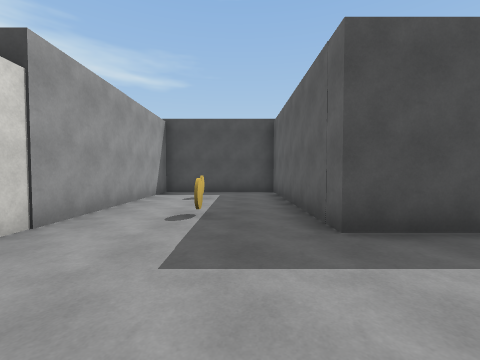
view 1 (above)

18 first-person views from a walk through a scene from a Unity 3-D project. The camera is 1.4 m above the floor, tilts 2° down and sees 90° across. The floor is counted in squares, 2 m on a side. Each view is taken from the middle of a square. On the plan, view 1 faces up. The plan holds only what a view shows up to about 9 squares ahead; the rest is blank. The place goes on beyond the plan. The player character is not drawn. Some animated figures are not drawn. Surface patterns are stand-ins for the level's own textures.

view 2
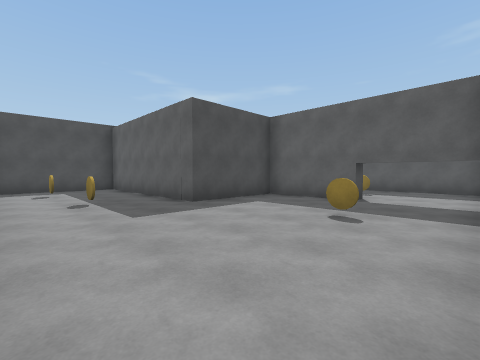

view 3
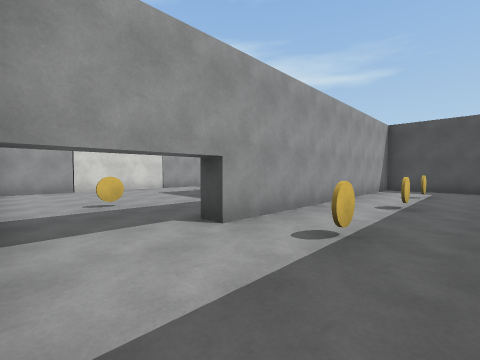

view 4
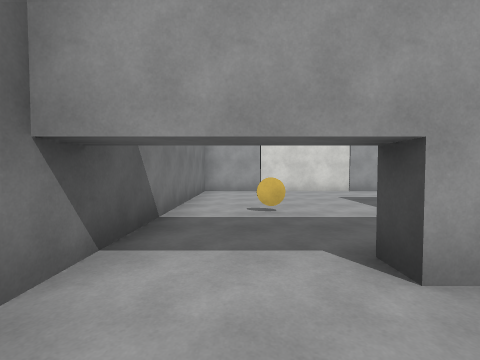

view 5
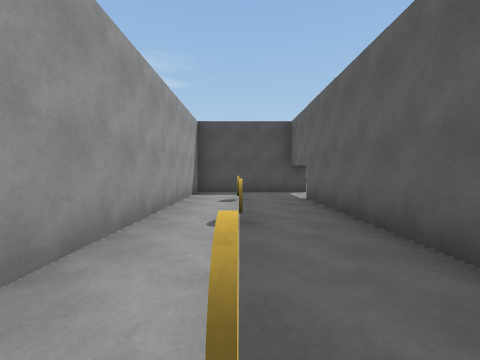

view 6
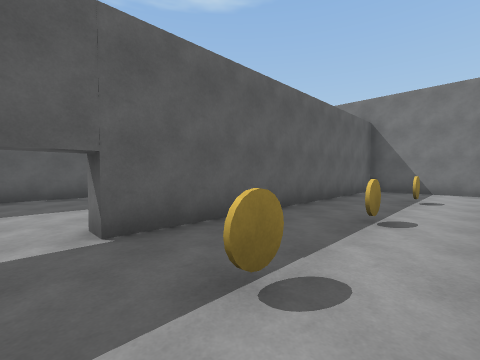

view 7
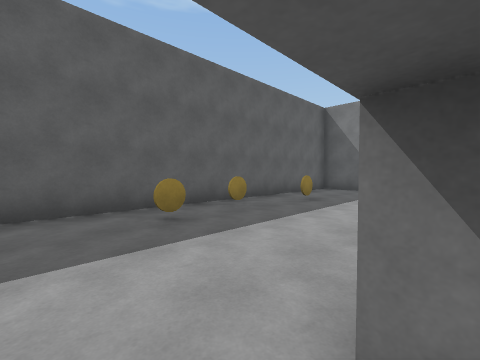

view 8
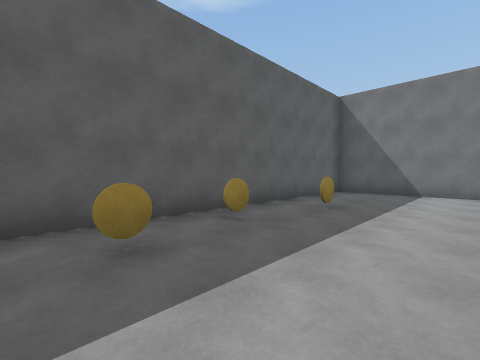

view 9
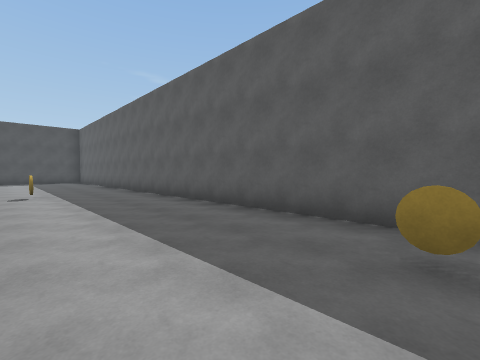

view 10
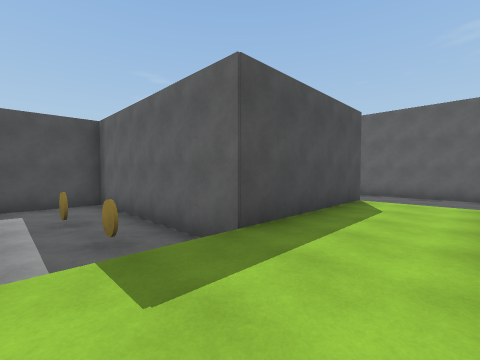

view 11
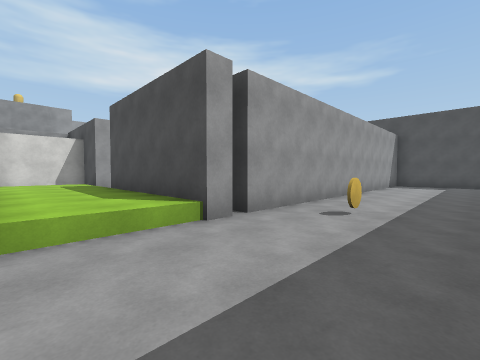

view 12
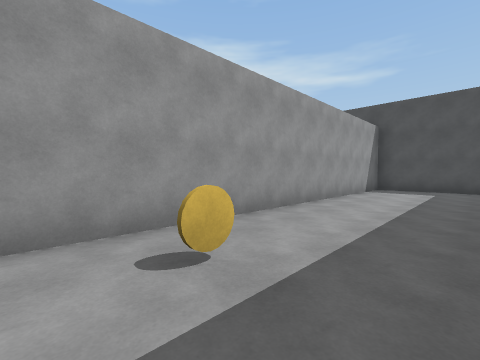

view 13
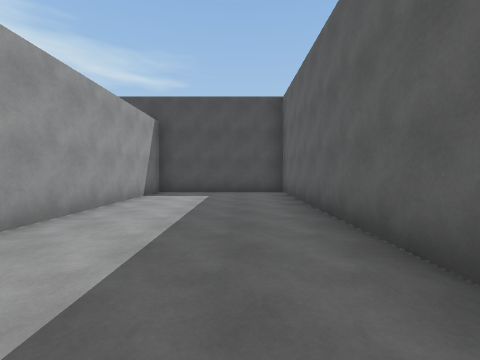

view 14
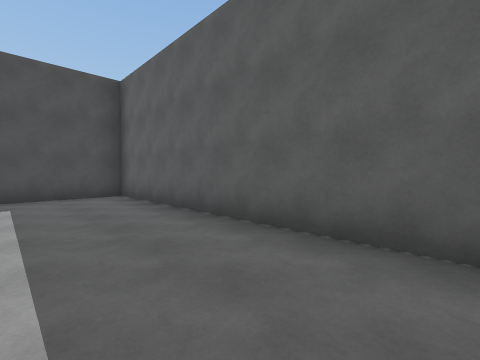

view 15
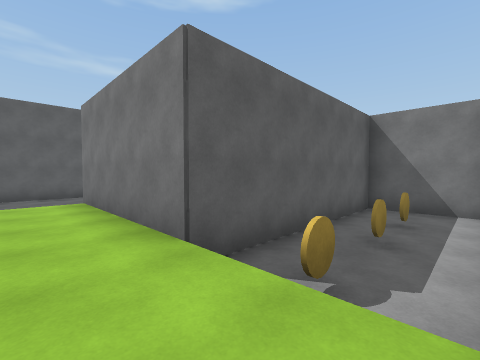

view 16
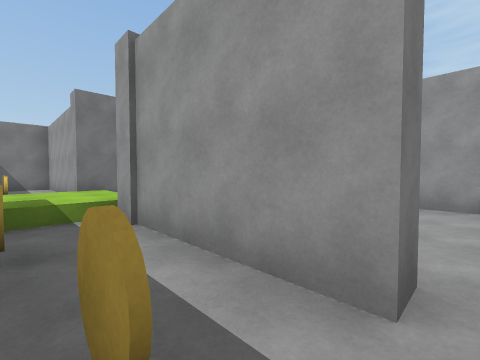

view 17
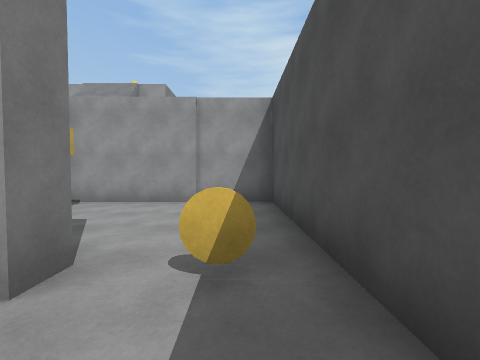

view 18
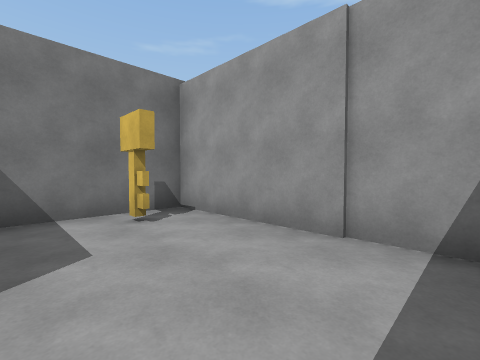

### Floor plan
Key: @ floor where view 1 was taken; # wall or solid block; . main floor; : floor 0.5 m higher than the main floor; / step, stairs or slope; C coin; K key; O other object.
Columns run from 3 left of view 1 to 13 right of it. Each row starts with its distance up from view 1.
 23            ######
 22            #....#
 21            #....#
 20            #....#
 19            #....#
 18            #....#
 17 ########   #....#
 16 #...C..#   #....#
 15 #......#   #....#
 14 #...#.C#   #....#
 13 #.K.#..#   #.C..#
 12 #...#.C#   #....#
 11 #####//#####....#
 10  ###.::::::/....#
  9 ####.::::::/....#
  8 #..##.C#####....#
  7 #...#..#........#
  6 #.O.#.C#.C.#....#
  5 #...#.C#...#..C.#
  4 #.C.#..#...#....#
  3 #...####.C.#...C#
  2 #......#...#..C.#
  1 #......#.C.#....#
  0 #..@.C.....#....#
 -1 #..........#....#
 -2 #..........#....#
 -3 #################

Where each view was taken, in squares from view 1:
view 1: 0 up, 0 right, facing up
view 2: 2 down, 2 left, facing up-right
view 3: 2 down, 7 right, facing up-left
view 4: 1 down, 6 right, facing left
view 5: 0 up, 6 right, facing up
view 6: 7 up, 5 right, facing down-right
view 7: 7 up, 8 right, facing down-right
view 8: 6 up, 9 right, facing down-right
view 9: 5 up, 9 right, facing up-right
view 10: 9 up, 2 right, facing up-right
view 11: 9 up, 11 right, facing up-left
view 12: 12 up, 11 right, facing up-left
view 13: 14 up, 11 right, facing up
view 14: 15 up, 10 right, facing up-right
view 15: 10 up, 2 right, facing down-right
view 16: 15 up, 3 right, facing down-left
view 17: 16 up, 3 right, facing left
view 18: 16 up, 0 right, facing down-left
